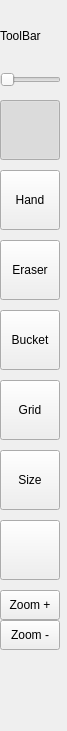
<?xml version="1.0" encoding="UTF-8"?>
<ui version="4.0">
 <class>ToolBar</class>
 <widget class="QWidget" name="ToolBar">
  <property name="geometry">
   <rect>
    <x>0</x>
    <y>0</y>
    <width>67</width>
    <height>731</height>
   </rect>
  </property>
  <property name="windowTitle">
   <string>Form</string>
  </property>
  <widget class="QPushButton" name="bucketBtn">
   <property name="geometry">
    <rect>
     <x>0</x>
     <y>310</y>
     <width>60</width>
     <height>60</height>
    </rect>
   </property>
   <property name="text">
    <string>Bucket</string>
   </property>
   <property name="checkable">
    <bool>true</bool>
   </property>
  </widget>
  <widget class="QPushButton" name="gridBtn">
   <property name="geometry">
    <rect>
     <x>0</x>
     <y>380</y>
     <width>60</width>
     <height>60</height>
    </rect>
   </property>
   <property name="text">
    <string>Grid</string>
   </property>
   <property name="checkable">
    <bool>true</bool>
   </property>
  </widget>
  <widget class="QPushButton" name="eraserBtn">
   <property name="geometry">
    <rect>
     <x>0</x>
     <y>240</y>
     <width>60</width>
     <height>60</height>
    </rect>
   </property>
   <property name="text">
    <string>Eraser</string>
   </property>
   <property name="checkable">
    <bool>true</bool>
   </property>
  </widget>
  <widget class="QPushButton" name="handBtn">
   <property name="geometry">
    <rect>
     <x>0</x>
     <y>170</y>
     <width>60</width>
     <height>60</height>
    </rect>
   </property>
   <property name="text">
    <string>Hand</string>
   </property>
   <property name="checkable">
    <bool>true</bool>
   </property>
  </widget>
  <widget class="QPushButton" name="sizeBtn">
   <property name="geometry">
    <rect>
     <x>0</x>
     <y>450</y>
     <width>60</width>
     <height>60</height>
    </rect>
   </property>
   <property name="text">
    <string>Size</string>
   </property>
  </widget>
  <widget class="QPushButton" name="colorBtn">
   <property name="geometry">
    <rect>
     <x>0</x>
     <y>520</y>
     <width>60</width>
     <height>60</height>
    </rect>
   </property>
   <property name="text">
    <string/>
   </property>
  </widget>
  <widget class="QPushButton" name="pencilBtn">
   <property name="geometry">
    <rect>
     <x>0</x>
     <y>100</y>
     <width>60</width>
     <height>60</height>
    </rect>
   </property>
   <property name="toolTip">
    <string extracomment=" PENCIL TOOL"/>
   </property>
   <property name="toolTipDuration">
    <number>-1</number>
   </property>
   <property name="text">
    <string/>
   </property>
   <property name="iconSize">
    <size>
     <width>60</width>
     <height>60</height>
    </size>
   </property>
   <property name="checkable">
    <bool>true</bool>
   </property>
   <property name="checked">
    <bool>true</bool>
   </property>
  </widget>
  <widget class="QLabel" name="toolBarLabel">
   <property name="geometry">
    <rect>
     <x>0</x>
     <y>20</y>
     <width>51</width>
     <height>31</height>
    </rect>
   </property>
   <property name="text">
    <string>ToolBar</string>
   </property>
  </widget>
  <widget class="QPushButton" name="zoomInBtn">
   <property name="geometry">
    <rect>
     <x>0</x>
     <y>590</y>
     <width>60</width>
     <height>30</height>
    </rect>
   </property>
   <property name="text">
    <string>Zoom +</string>
   </property>
  </widget>
  <widget class="QSlider" name="pSizeSlider">
   <property name="geometry">
    <rect>
     <x>0</x>
     <y>70</y>
     <width>61</width>
     <height>20</height>
    </rect>
   </property>
   <property name="minimum">
    <number>0</number>
   </property>
   <property name="maximum">
    <number>3</number>
   </property>
   <property name="orientation">
    <enum>Qt::Horizontal</enum>
   </property>
   <property name="tickInterval">
    <number>9</number>
   </property>
  </widget>
  <widget class="QPushButton" name="zoomOutBtn">
   <property name="geometry">
    <rect>
     <x>0</x>
     <y>620</y>
     <width>60</width>
     <height>30</height>
    </rect>
   </property>
   <property name="text">
    <string>Zoom -</string>
   </property>
  </widget>
 </widget>
 <resources/>
 <connections/>
</ui>
